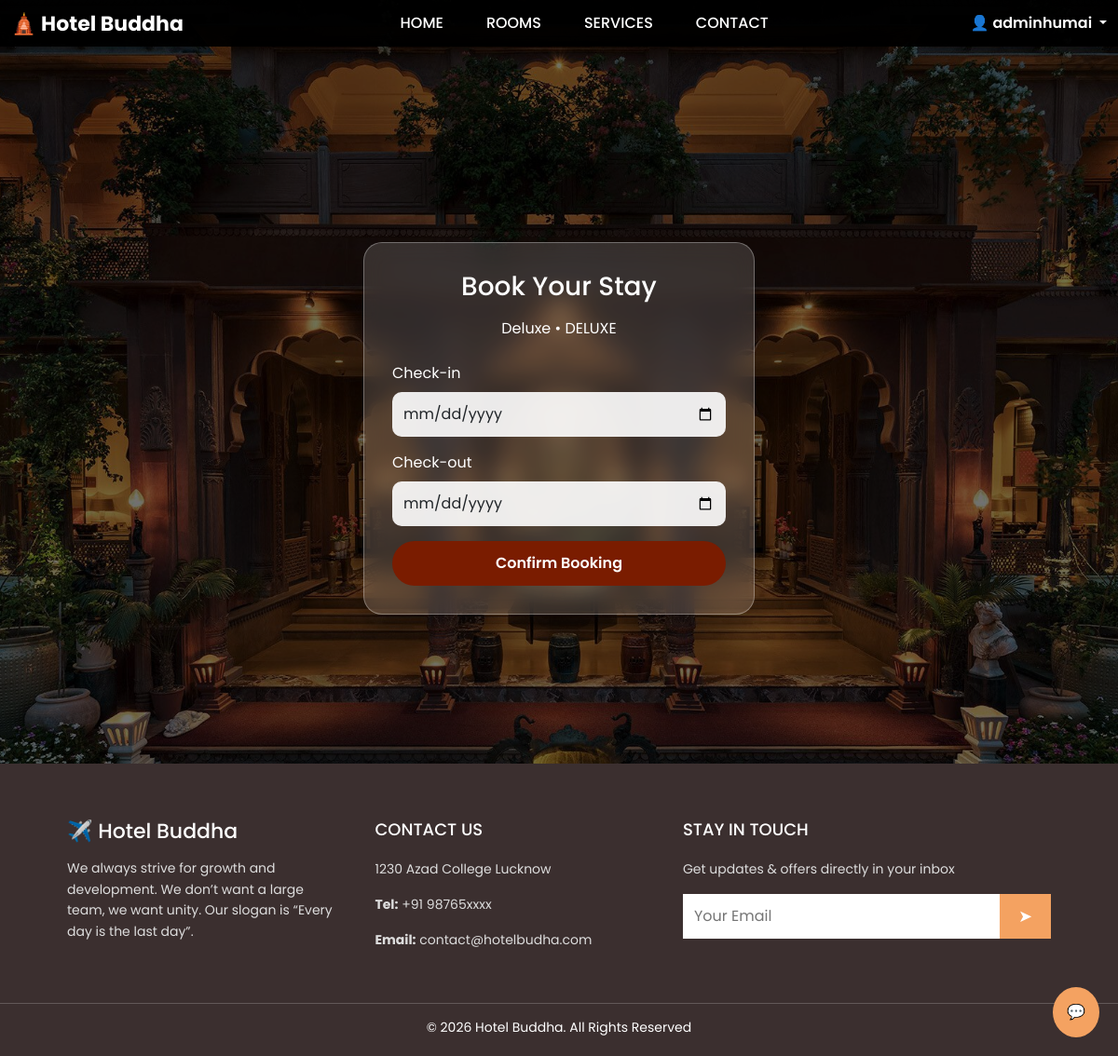
Before: /book/?room_id=2 (signed in) with the older database file.
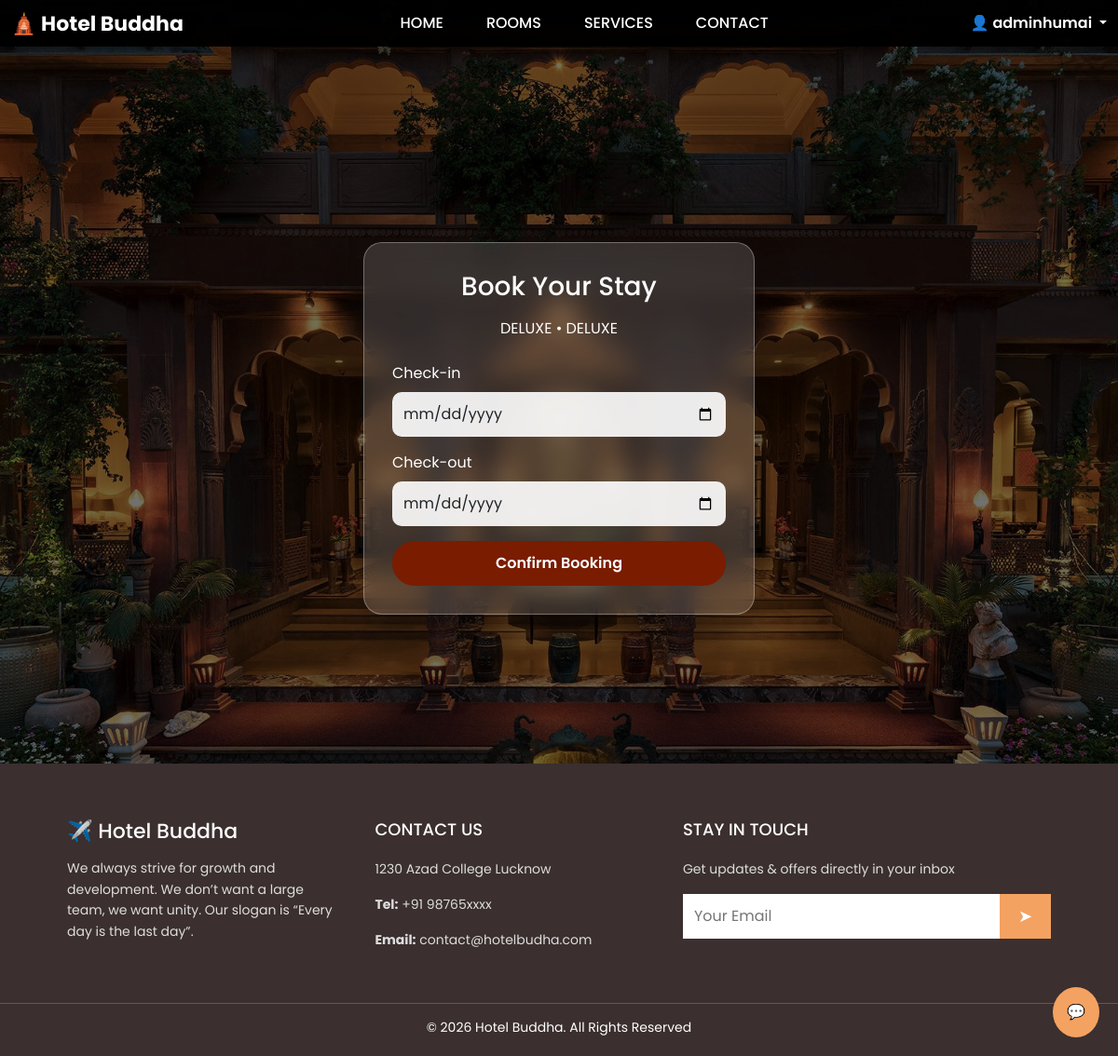
After: the same page with the newer database file.
### hotel_project/booking/models.py (models this page shows, shortened)
class Room(models.Model):
    ROOM_TYPES = (
        ('AC', 'AC'),
        ('NON-AC', 'Non-AC'),
        ('DELUXE', 'Deluxe'),
    )
    name = models.CharField(max_length=100)
    room_type = models.CharField(max_length=20, choices=ROOM_TYPES)
    price = models.IntegerField()
    description = models.TextField(blank=True, null=True)
    features = models.TextField(blank=True, null=True)
    capacity = models.IntegerField(default=2)
    is_available = models.BooleanField(default=True)
    image = models.ImageField(upload_to='rooms/', blank=True, null=True)

### hotel_project/booking/views.py (the view, shortened to what this page needs)
# urls.py: path('book/', views.book_room, name='book_room'),
@login_required
def book_room(request):
    room_id = request.GET.get('room_id')
    if not room_id:
        return redirect('rooms')
    room = Room.objects.get(id=room_id)
    return render(request, 'booking/select_date.html', {'room': room})

### hotel_project/booking/templates/booking/select_date.html (shortened to what this page needs)
{% extends 'booking/base.html' %}
{% load static %}
{% block content %}
<div class="booking-page">
<div class="container booking-container">
    <div class="booking-card">
        <h3 class="text-center mb-3">
             Book Your Stay
        </h3>
        <p class="text-center text-muted mb-4">
            {{ room.name }} • {{ room.room_type }}
        </p>
        <form method="POST">
            <div class="mb-3">
                <label class="form-label">Check-in</label>
                <input type="date" name="check_in" class="form-control input-premium" required>
            </div>
            <div class="mb-3">
                <label class="form-label">Check-out</label>
                <input type="date" name="check_out" class="form-control input-premium" required>
            </div>
            <button class="btn btn-book w-100 mt-2">
                Confirm Booking
            </button>
        </form>
    </div>
</div>
</div>
{% endblock %}

### hotel_project/booking/templates/booking/base.html (shortened to what this page needs)
<!DOCTYPE html>
<html>
<head>
    {% load static %}
    <link href="https://cdn.jsdelivr.net/npm/bootstrap@5.3.0/dist/css/bootstrap.min.css" rel="stylesheet">
    <link rel="stylesheet" href="https://cdnjs.cloudflare.com/ajax/libs/font-awesome/6.5.0/css/all.min.css">
    <link rel="stylesheet" href="https://cdn.jsdelivr.net/npm/flatpickr/dist/flatpickr.min.css">
    <link rel="stylesheet" href="{% static 'css/style.css' %}">
</head>
<body>
<nav class="navbar navbar-expand-lg fixed-top custom-navbar">
    <div class="container">
        <a class="navbar-brand text-white fw-bold" href="/">🛕 Hotel Buddha</a>
        <div class="collapse navbar-collapse" id="nav">
            <ul class="navbar-nav mx-auto">
                <li class="nav-item"><a class="nav-link active" href="/">HOME</a></li>
                <li class="nav-item"><a class="nav-link" href="/rooms/">ROOMS</a></li>
                <li class="nav-item"><a class="nav-link" href="{% url 'services' %}">SERVICES</a></li>
                <li class="nav-item"><a class="nav-link" href="{% url 'contact' %}">CONTACT</a></li>
            </ul>
            <div class="d-flex align-items-center">
    {% if user.is_authenticated %}
    <div class="dropdown">
        <a class="text-white fw-semibold dropdown-toggle user-dropdown"
           href="#" role="button" data-bs-toggle="dropdown">
            👤 {{ user.username }}
        </a>
    </div>
    {% else %}
    <a href="{% url 'login' %}" class="book-btn">LOGIN</a>
    {% endif %}
</div>
        </div>
    </div>
</nav>
{% block content %}{% endblock %}
<footer class="footer">
    <div class="container footer-container">
        <div class="footer-col">
            <h3 class="logo">✈️ Hotel Buddha</h3>
            <p>
                We always strive for growth and development.
                We don’t want a large team, we want unity.
                Our slogan is “Every day is the last day”.
            </p>
        </div>
        <div class="footer-col">
            <h4>CONTACT US</h4>
            <p>1230 Azad College Lucknow</p>
            <p><strong>Tel:</strong> +91 98765xxxx</p>
            <p><strong>Email:</strong> contact@hotelbudha.com</p>
        </div>
        <div class="footer-col">
            <h4>STAY IN TOUCH</h4>
            <p>Get updates & offers directly in your inbox</p>
            <div class="subscribe-box">
                <input type="email" placeholder="Your Email">
                <button>➤</button>
            </div>
        </div>
    </div>
    <div class="footer-bottom">
        © 2026 Hotel Buddha. All Rights Reserved
    </div>
</footer>
<div class="chat-toggle" onclick="toggleChat()">💬</div>
</body>
</html>

### hotel_project/booking/static/css/style.css (style rules this page uses)
:root { --nav-h: 50px; }
html, body { font-family: 'Poppins', sans-serif; margin: 0; padding: 0; width: 100%; overflow-x: hidden; }
.container { max-width: 100% !important; }
.custom-navbar { height: var(--nav-h); }
.custom-navbar { background: rgba(0,0,0,0.95) !important; padding: 15px 0; }
.navbar-brand { font-size: 22px; color: #fff !important; }
.nav-link { color: #fff !important; margin: 0 15px; font-weight: 500; }
.footer { background: #3b2f2f; color: #fff; padding: 60px 0 20px; font-family: 'Poppins', sans-serif; margin-bottom: 0 !important; }
.footer-container { width: 90%; margin: auto; display: flex; justify-content: space-between; gap: 40px; }
.footer-col { flex: 1; }
.footer-col h4 { margin-bottom: 20px; font-size: 18px; color: #fff; }
.footer-col p { font-size: 14px; color: #ddd; line-height: 1.6; }
.logo { font-size: 22px; margin-bottom: 15px; }
.subscribe-box { display: flex; margin-top: 10px; }
.subscribe-box input { flex: 1; padding: 12px; border: none; outline: none; }
.subscribe-box button { background: #f4a261; border: none; padding: 0 20px; cursor: pointer; color: white; font-size: 18px; }
.footer-bottom { text-align: center; border-top: 1px solid rgba(255,255,255,0.2); margin-top: 40px; padding-top: 15px; font-size: 14px; }
.chat-toggle { position: fixed; bottom: 20px; right: 20px; background: #f4a261; color: white; padding: 15px; border-radius: 50%; cursor: pointer; z-index: 999; }
.btn-book { display: block; margin-top: 10px; background: #581703; color: #fff; padding: 10px; border-radius: 25px; text-decoration: none; }
.btn-book { display: block; margin-top: 10px; background: #4b2e2e; color: #fff; padding: 10px; border-radius: 25px; text-decoration: none; }

### hotel_project/booking/templates/booking/base.html (style rules this page uses)
.user-dropdown { text-decoration: none; cursor: pointer; }

Changed rows visible on the page:
changed Room "DELUXE": name "Deluxe" → "DELUXE"
